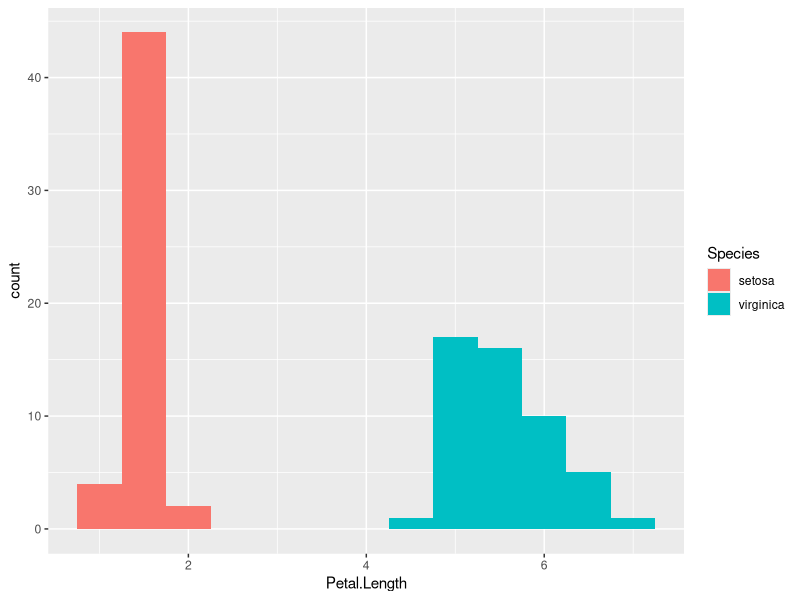

This figure's R source:
library(tidyverse)

data("iris")

means_iris <- iris %>%
  summarise(mean_sepal_length = mean(Sepal.Length),
            mean_sepal_width = mean(Sepal.Width))

# Set if statements to `TRUE` to use the plot
if (FALSE) { # vraag C
  ggplot(iris, aes(x = Sepal.Width, y = Sepal.Length, colour = Species)) +
    geom_point()
}

if (FALSE) { # vraag D
  ggplot(iris, aes(x = Species, y = Sepal.Width, color = Species)) +
    geom_boxplot()
}

# vraag E
iris %>%
  group_by(Species) %>%
  summarise(median_petal_length = median(Petal.Length),
            median_petal_width = median(Petal.Width)) %>%
  arrange(desc(median_petal_length))

# vraag F
iris_setosa_virginica <- iris %>%
  filter(Species != "versicolor")

if (TRUE) {
  ggplot(iris_setosa_virginica, aes(x = Petal.Length, fill = Species)) + # use `fill` to set colors of boxes
    geom_histogram(binwidth = 0.5)
}